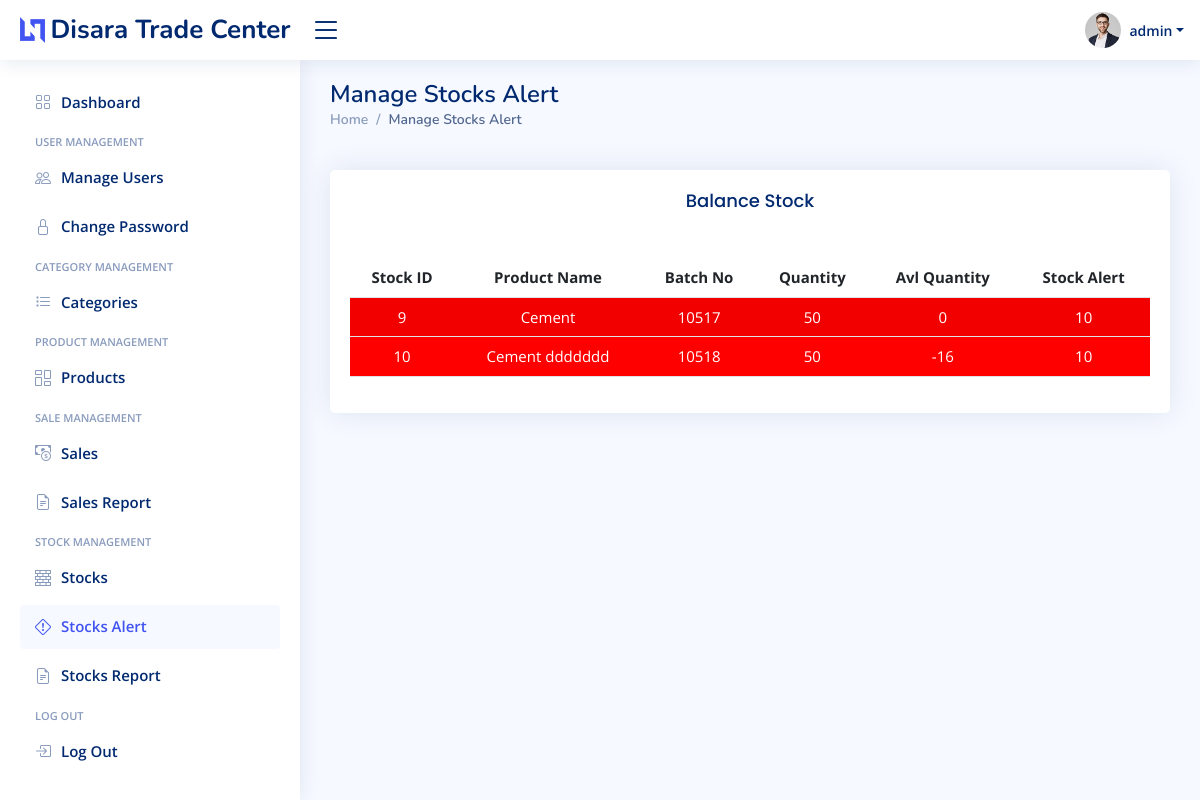
The app's page /Stocks_Alert.php (signed in) with its own data.
### tables this page shows
CREATE TABLE `sales` (
  `sales_id` int unsigned NOT NULL AUTO_INCREMENT,
  `stock_id` int unsigned NOT NULL,
  `qty` int NOT NULL,
  `date` date NOT NULL,
  PRIMARY KEY (`sales_id`)
);

CREATE TABLE `stocks` (
  `s_id` int NOT NULL AUTO_INCREMENT,
  `pro_id` int NOT NULL,
  `batch_no` int NOT NULL,
  `quantity` int NOT NULL,
  `buy_price` int NOT NULL,
  `sale_price` int NOT NULL,
  `s_alert` int NOT NULL,
  `add_date` datetime NOT NULL DEFAULT CURRENT_TIMESTAMP,
  PRIMARY KEY (`s_id`)
);

CREATE TABLE `products` (
  `pro_id` int unsigned NOT NULL AUTO_INCREMENT,
  `pro_name` varchar(255) NOT NULL,
  `categorie_id` int unsigned NOT NULL,
  `media_file` varchar(100) DEFAULT '0',
  `created` datetime NOT NULL DEFAULT CURRENT_TIMESTAMP,
  PRIMARY KEY (`pro_id`)
);

### Stocks_Alert.php (the view, shortened to what this page needs)
<?php
require_once "config/database.php";
require_once "layout/header.php";
require_once "layout/footer.php";
echo<<<EOT
<main id="main" class="main">
    <div class="pagetitle">
        <h1>Manage Stocks Alert</h1>
        <nav>
            <ol class="breadcrumb">
                <li class="breadcrumb-item"><a href="Dashboard.php">Home</a></li>
                <li class="breadcrumb-item active">Manage Stocks Alert</li>
            </ol>
        </nav>
    </div>
    <br>
    <div class="row">
    <div class="col-lg-12">
        <div class="card">
            <div class="card-body">
                <h5 class="card-title" style="text-align: center;">Balance Stock</h5>
                <br>
                <div style="overflow-x:auto;">
                    <table class="table table-striped" style="text-align:center; white-space:nowrap;font-size: 15px; "
                        id="dataTable" width="100%" cellspacing="0">
                        <thead>
                            <tr>
                                <th scope="col">Stock ID</th>
                                <th scope="col">Product Name</th>
                                <th scope="col">Batch No</th>
                                <th scope="col">Quantity</th>
                                <th scope="col">Avl Quantity</th>
                                <th scope="col">Stock Alert</th>
                            </tr>
                        </thead>
                        <tbody>
EOT;
$sql = "SELECT * , ((quantity) - SUM(qty)) AS 'avlqty' FROM `sales`
LEFT JOIN `stocks` ON sales.stock_id = stocks.s_id
LEFT JOIN `products` ON `stocks`.`pro_id` = `products`.`pro_id`
GROUP BY stocks.s_id;";
$result = $conn->query($sql);
if ($result->num_rows > 0) {
while($row = $result->fetch_assoc()) {
    ($row["s_alert"] > $row["avlqty"])? ($alert_styl =" color: white;background-color: red;") : ($alert_styl = "");
	echo "<tr><td style='$alert_styl'>".$row["s_id"]."</td>
	<td style='$alert_styl'>".$row["pro_name"]."</td>
    <td style='$alert_styl'>".$row["batch_no"]."</td>
    <td style='$alert_styl'>".$row["quantity"]."</td>
    <td style='$alert_styl'>".$row["avlqty"]."</td>
    <td style='$alert_styl'>".$row["s_alert"]."</td></tr>";
}
    echo"</tbody></table></div></div></div></div>";
} else {
    echo "</tbody></table></div></div></div></div>";
}
echo "</main>";

### assets/css/style.css (style rules this page uses)
:root { scroll-behavior: smooth; }
body { font-family: "Open Sans", sans-serif; background: #f6f9ff; color: #444444; }
a { color: #4154f1; text-decoration: none; }
h1, h2, h3, h4, h5, h6 { font-family: "Nunito", sans-serif; }
#main { margin-top: 60px; padding: 20px 30px; transition: all 0.3s; }
.pagetitle { margin-bottom: 10px; }
.pagetitle h1 { font-size: 24px; margin-bottom: 0; font-weight: 600; color: #012970; }
.card { margin-bottom: 30px; border: none; border-radius: 5px; box-shadow: 0px 0 30px rgba(1, 41, 112, 0.1); }
.card-title { padding: 20px 0 15px 0; font-size: 18px; font-weight: 500; color: #012970; font-family: "Poppins", sans-serif; }
.card-body { padding: 0 20px 20px 20px; }
.breadcrumb { font-size: 14px; font-family: "Nunito", sans-serif; color: #899bbd; font-weight: 600; }
.breadcrumb a { color: #899bbd; transition: 0.3s; }
.breadcrumb .breadcrumb-item::before { color: #899bbd; }
.breadcrumb .active { color: #51678f; font-weight: 600; }
@media (min-width: 1200px) { #main, #footer { margin-left: 300px; } }

### records on screen
sales: stock.s_id "9", products.pro_name "Cement", stock.batch_no "10517", stock.quantity "50", avlqty "0", stock.s_alert "10"
sales: stock.s_id "10", products.pro_name "Cement ddddddd", stock.batch_no "10518", stock.quantity "50", avlqty "-16", stock.s_alert "10"

### other values on screen
$_SESSION['username'] "admin"
